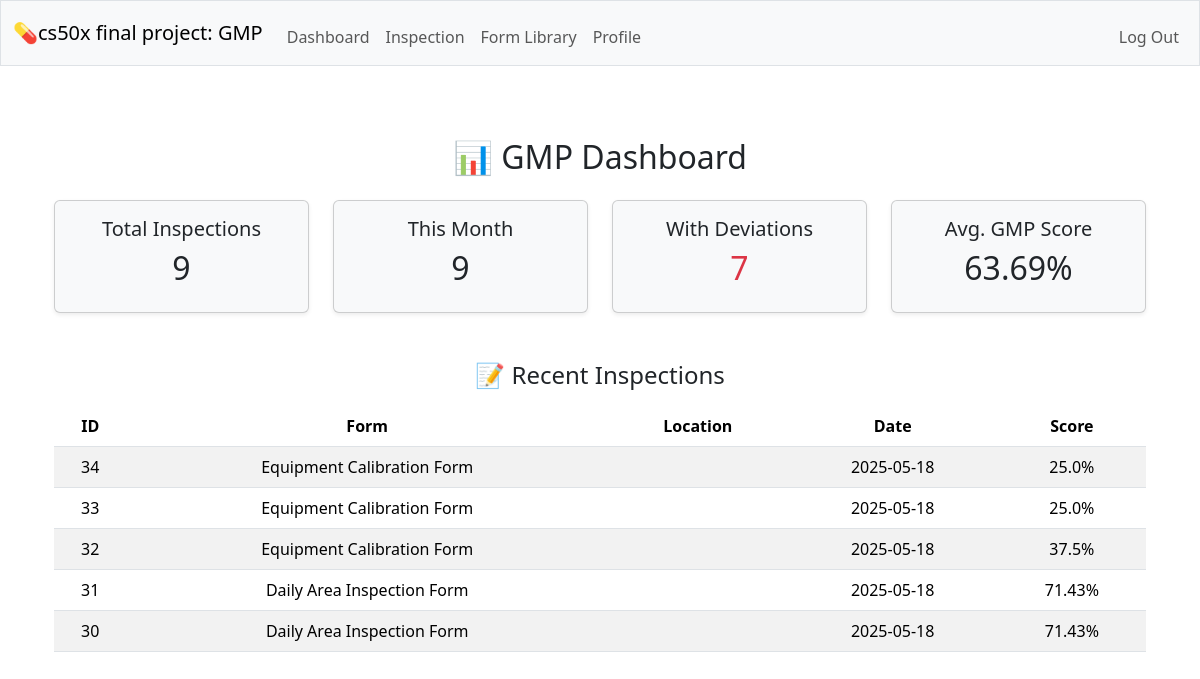
The page /dashboard (signed in) on the database as committed earlier.
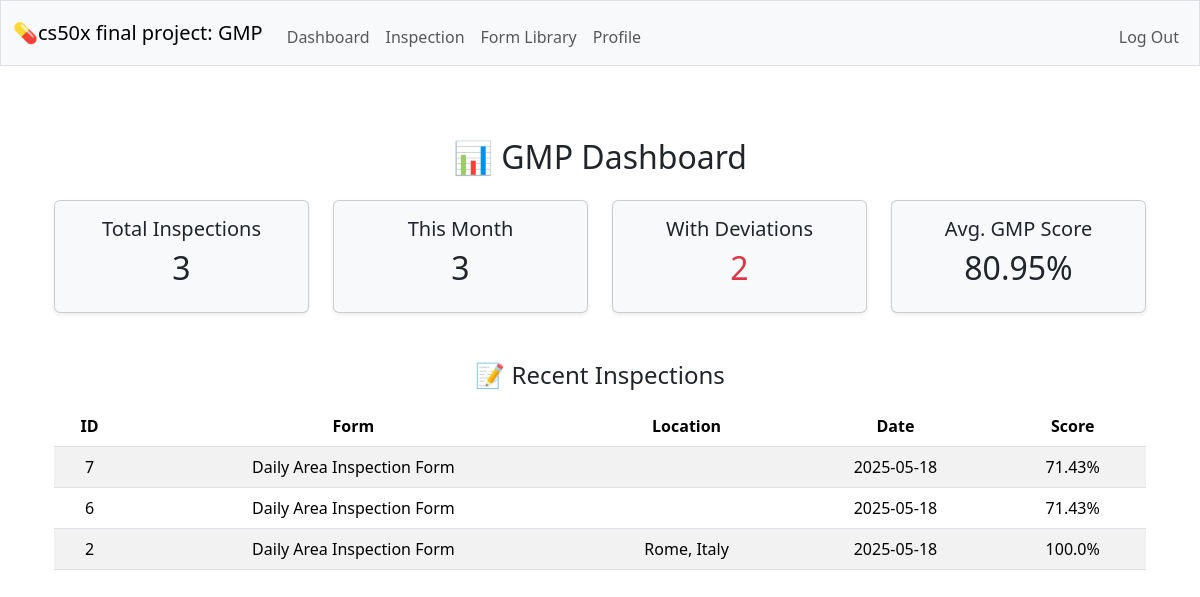
The same page on the database as committed later.
### tables this page shows
CREATE TABLE inspections (id INTEGER PRIMARY KEY AUTOINCREMENT NOT NULL, form_id INTEGER NOT NULL, inspector_id INTEGER NOT NULL, submitted_at DATETIME DEFAULT CURRENT_TIMESTAMP, location TEXT,  notes TEXT,  score REAL, FOREIGN KEY (form_id) REFERENCES forms(id), FOREIGN KEY (inspector_id) REFERENCES users(id)
);

CREATE TABLE forms (id INTEGER PRIMARY KEY AUTOINCREMENT NOT NULL, name TEXT NOT NULL UNIQUE, description TEXT NOT NULL, created_by INTEGER NOT NULL, FOREIGN KEY (created_by) REFERENCES users(id) );

### app.py (the view)
@app.route("/dashboard")
@login_required
def dashboard():
    user_id = session["user_id"]
    total_inspections = db.execute("""
        SELECT COUNT(*) AS count FROM inspections WHERE inspector_id = ?
    """, user_id)[0]["count"]
    current_month = datetime.now().strftime("%Y-%m")
    inspections_this_month = db.execute("""
        SELECT COUNT(*) AS count FROM inspections
        WHERE strftime('%Y-%m', submitted_at) = ?
    """, (current_month,))[0]["count"]
    deviations = db.execute("""
        SELECT COUNT(*) AS count FROM inspections
        WHERE inspector_id = ? AND score < 100
    """, user_id)[0]["count"]
    recent_inspections = db.execute("""
        SELECT i.id, f.name AS form_name, i.submitted_at, i.location, i.score
        FROM inspections i
        JOIN forms f ON i.form_id = f.id
        WHERE i.inspector_id = ?
        ORDER BY i.submitted_at DESC
        LIMIT 5
    """, user_id)
    avg_score = db.execute("""
        SELECT ROUND(AVG(score), 2) AS avg FROM inspections WHERE inspector_id = ?
    """, user_id)[0]["avg"] or 0
    return render_template("dashboard.html", total=total_inspections, this_month=inspections_this_month,
                           deviations=deviations, recent=recent_inspections, avg_score=avg_score)

### helpers.py (called while the page is built)
def login_required(f):
    @wraps(f)
    def decorated_function(*args, **kwargs):
        if session.get("user_id") is None:
            return redirect("/login")
        return f(*args, **kwargs)
    return decorated_function

### templates/dashboard.html (shortened to what this page needs)
{% extends "layout.html" %}
{% block main %}
<div class="container py-4">
    <h2 class="mb-4">📊 GMP Dashboard</h2>
    <div class="row text-center mb-4">
        <div class="col-md-3">
            <div class="card bg-light shadow-sm">
                <div class="card-body">
                    <h5>Total Inspections</h5>
                    <h2>{{ total }}</h2>
                </div>
            </div>
        </div>
        <div class="col-md-3">
            <div class="card bg-light shadow-sm">
                <div class="card-body">
                    <h5>This Month</h5>
                    <h2>{{ this_month }}</h2>
                </div>
            </div>
        </div>
        <div class="col-md-3">
            <div class="card bg-light shadow-sm">
                <div class="card-body">
                    <h5>With Deviations</h5>
                    <h2 class="text-danger">{{ deviations }}</h2>
                </div>
            </div>
        </div>
        <div class="col-md-3">
            <div class="card bg-light shadow-sm">
                <div class="card-body">
                    <h5>Avg. GMP Score</h5>
                    <h2>{{ avg_score }}%</h2>
                </div>
            </div>
        </div>
    </div>
    <h4 class="mt-5">📝 Recent Inspections</h4>
    <table class="table table-striped table-hover mt-3">
        <thead>
            <tr>
                <th>ID</th>
                <th>Form</th>
                <th>Location</th>
                <th>Date</th>
                <th>Score</th>
            </tr>
        </thead>
        <tbody>
            {% for inspection in recent %}
            <tr>
                <td>{{ inspection.id }}</td>
                <td>{{ inspection.form_name }}</td>
                <td>{{ inspection.location }}</td>
                <td>{{ inspection.submitted_at[:10] }}</td>
                <td>{{ inspection.score }}%</td>
            </tr>
            {% else %}
            <tr>
                <td colspan="5" class="text-center">No inspections found.</td>
            </tr>
            {% endfor %}
        </tbody>
    </table>
</div>
{% endblock %}

### templates/layout.html (shortened to what this page needs)
<!DOCTYPE html>
<html lang="en">
    <head>
        <link href="https://cdn.jsdelivr.net/npm/bootstrap@5.3.3/dist/css/bootstrap.min.css" rel="stylesheet">
        <link href="/static/styles.css" rel="stylesheet">
    </head>
    <body>
        <nav class="bg-light border navbar navbar-expand-md navbar-light">
            <div class="container-fluid">
                <a class="navbar-brand" href="/">💊cs50x final project: GMP</a>
                <div class="collapse navbar-collapse" id="navbar">
                    {% if session["user_id"] %}
                        <ul class="navbar-nav me-auto mt-2">
                            <li class="nav-item"><a class="nav-link" href="/dashboard">Dashboard</a></li>
                            <li class="nav-item"><a class="nav-link" href="/inspection_show">Inspection</a></li>
                            <li class="nav-item"><a class="nav-link" href="/forms_show">Form Library</a></li>
                            <li class="nav-item"><a class="nav-link" href="/profile">Profile</a></li>
                        </ul>
                        <ul class="navbar-nav ms-auto mt-2">
                            <li class="nav-item"><a class="nav-link" href="/logout">Log Out</a></li>
                        </ul>
                    {% else %}
                        <ul class="navbar-nav ms-auto mt-2">
                            <li class="nav-item"><a class="nav-link" href="/register">Register</a></li>
                            <li class="nav-item"><a class="nav-link" href="/login">Log In</a></li>
                        </ul>
                    {% endif %}
                </div>
            </div>
        </nav>
        <main class="container py-5 text-center">
            {% block main %}{% endblock %}
        </main>
    </body>
</html>

Rows that differ between the two databases and show on the page:
removed inspections: id "34", form_name "Equipment Calibration Form", submitted_at "2025-05-18", score "25.0"
removed inspections: id "33", form_name "Equipment Calibration Form", submitted_at "2025-05-18", score "25.0"
removed inspections: id "32", form_name "Equipment Calibration Form", submitted_at "2025-05-18", score "37.5"
removed inspections: id "31", form_name "Daily Area Inspection Form", submitted_at "2025-05-18", score "71.43"
removed inspections: id "30", form_name "Daily Area Inspection Form", submitted_at "2025-05-18", score "71.43"
added inspections: id "7", form_name "Daily Area Inspection Form", submitted_at "2025-05-18", score "71.43"
added inspections: id "6", form_name "Daily Area Inspection Form", submitted_at "2025-05-18", score "71.43"
added inspections: id "2", form_name "Daily Area Inspection Form", location "Rome, Italy", submitted_at "2025-05-18", score "100.0"
Other text that changed with them:
{{ total }}: "9" → "3"
{{ this_month }}: "9" → "3"
{{ deviations }}: "7" → "2"
{{ avg_score }}: "63.69" → "80.95"
